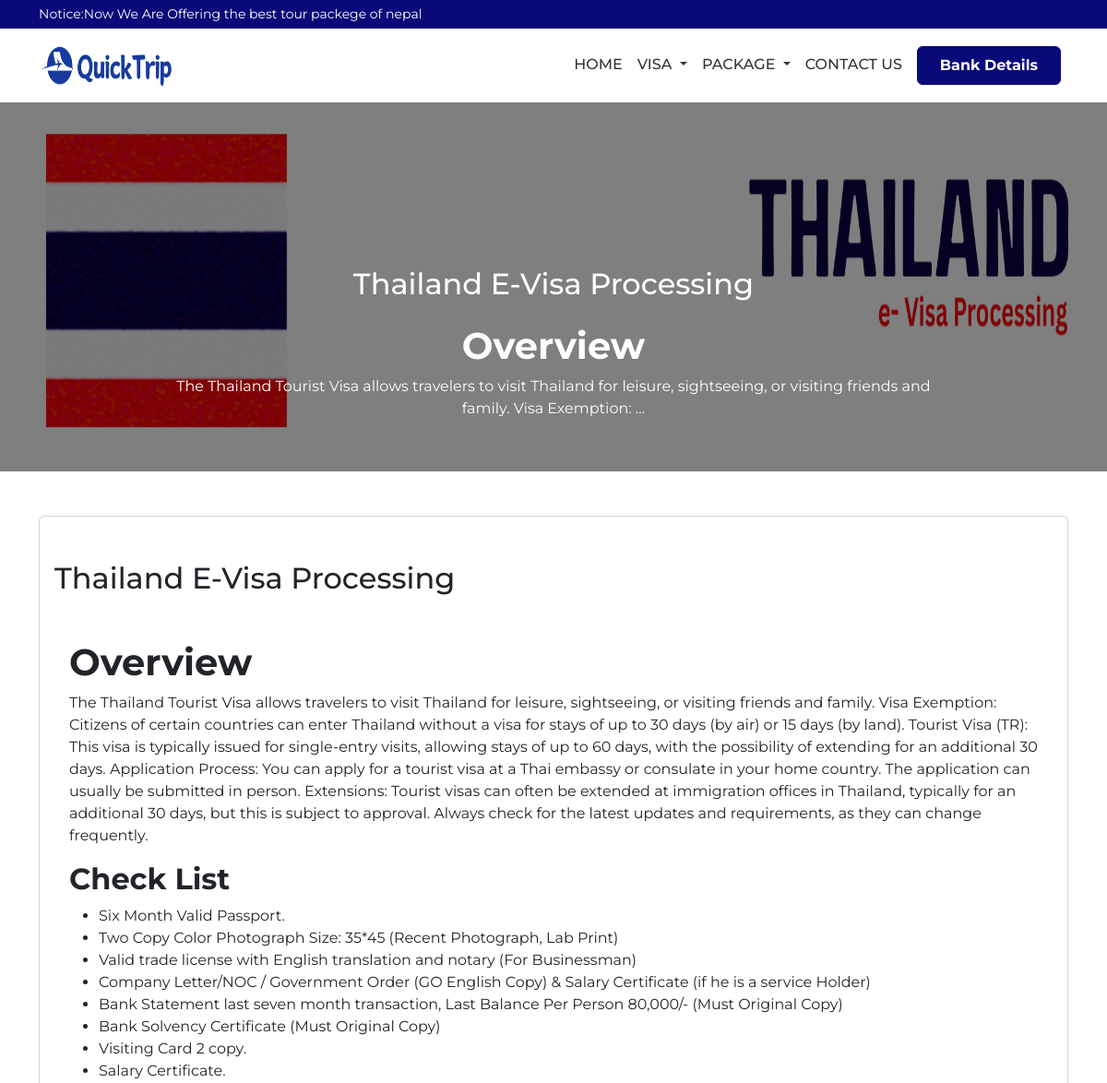
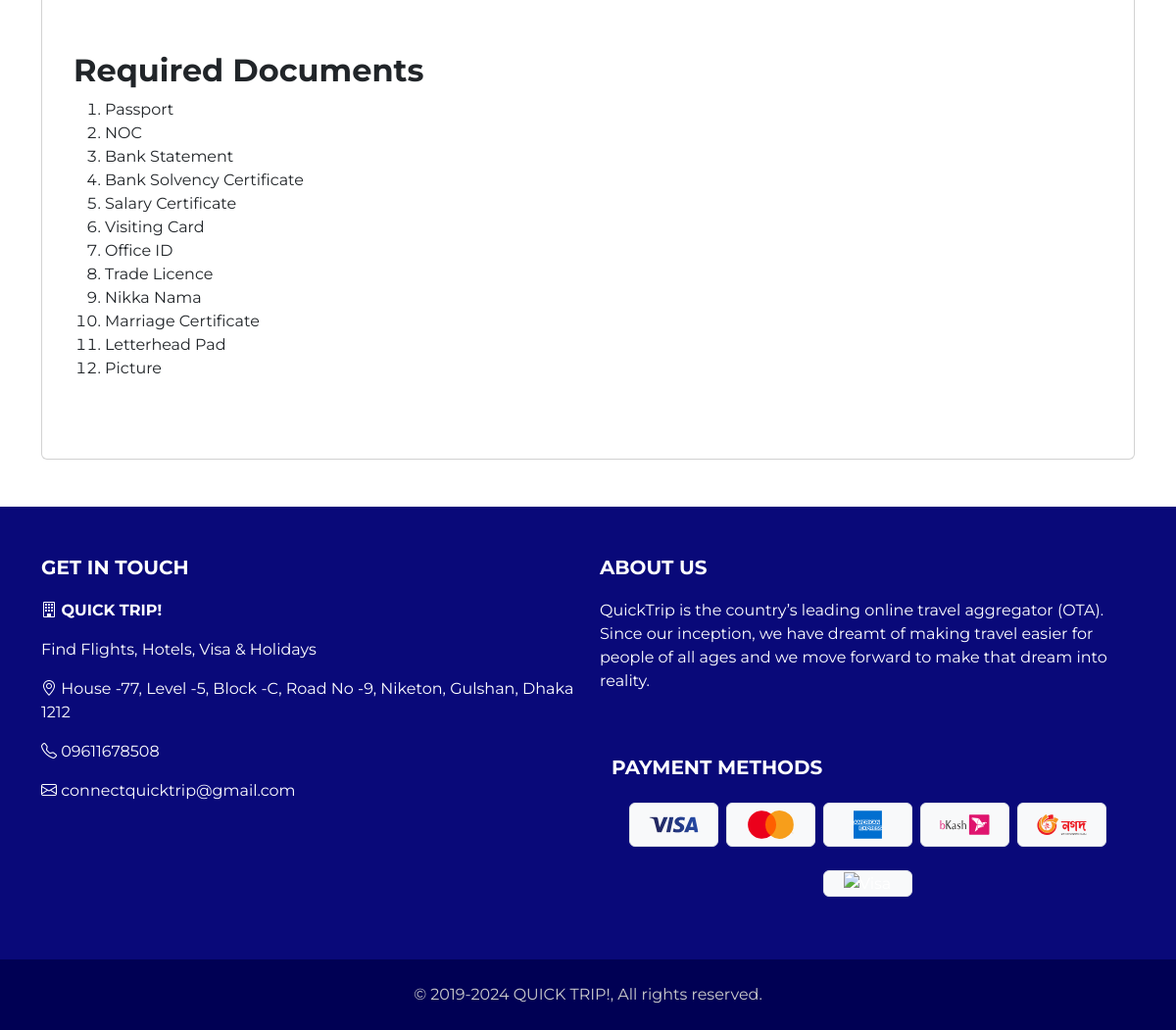
Screenshot of /visa-details/Thailand E-Visa Processing/ with the database file from the repository (2 pictures, top to bottom).
### app/models.py (models this page shows, shortened)
class Information(models.Model):
    sitename = models.CharField(max_length=50,blank=True, null=True)
    site_slogan = models.CharField(max_length=100,blank=True, null=True)
    email = models.EmailField(max_length=100, blank=True, null=True)
    phone = models.CharField(max_length=20, blank=True, null=True)
    logo = models.ImageField(upload_to='img/logos/')
    office_address = models.TextField(blank=True, null=True)
    office_email = models.EmailField(blank=True, null=True)
    office_phone = models.CharField(max_length=20 , blank=True, null=True)
    about_us = models.TextField(blank=True, null=True)
    head_line = models.TextField(blank=True, null=True)

class VisaSilderImage(models.Model):
    visa = models.ForeignKey(VisaList, related_name='images', on_delete=models.CASCADE)
    image = models.ImageField(upload_to='visa_images/')  # Directory for storing images

class VisaList(models.Model):
    visa_name = models.CharField(max_length=100,blank=True, null=True,unique=True)
    content = RichTextUploadingField()

### app/views.py (the view)
# urls.py: path('visa-details/<str:visa_name>/', visa_details, name='visa_details'),
def visa_details(request, visa_name):
    visa_name = unquote(visa_name)
    info = Information.objects.all()[Information.objects.count() - 1]
    visa_list = VisaList.objects.all()
    package_list = PackageList.objects.all()
    bank_details = BankDetails.objects.all()
    visa_details= get_object_or_404(VisaList, visa_name=visa_name)
    images = Slider.objects.filter(is_active=True).order_by('-created_at')
    context={
        'info':info,
        'images':images,
        'visa_list':visa_list,
        'visa_details':visa_details,
        'package_list':package_list,
        'bank_details':bank_details,
    }
    return render(request, 'visa-details.html',context)

### app/templates/visa-details.html (shortened to what this page needs)
{% extends 'base.html' %}
{% block content %}
  <section>
    <div id="carouselExampleSlidesOnly" class="carousel slide h-10" data-bs-ride="carousel" data-bs-interval="3000">
        <div class="carousel-inner">
          {% for image in visa_details.images.all %}
          <div class="carousel-item active">
            <img  src="{{image.image.url}}" class="w-100  d-block " alt="...">
            <div class="overlay"></div>
              <div class="carousel-caption d-flex flex-column justify-content-center">
                <h2>{{visa_details.visa_name}}</h2>
                <p>{{visa_details.content | safe | truncatewords:20}}</p>
              </div>
          </div>
          {% endfor %}
        </div>
      </div>
  </section>
  <section class="container">
    <div class="card py-5 my-5 p-3">
      <div class="card-title title">
        <h2 class="title">{{visa_details.visa_name}}</h2>
      </div>
        <div class="card-body">
            <p>{{visa_details.content|safe}}</p>
        </div>
    </div>
  </section>
 {% endblock content %}

### templates/base.html (shortened to what this page needs)
{% load static %}
<!DOCTYPE html>
<html lang="en">
  <head>
    <link
      rel="stylesheet"
      href="https://cdnjs.cloudflare.com/ajax/libs/bootstrap/5.3.0/css/bootstrap.min.css"
    />
    <link
      rel="stylesheet"
      href="https://cdn.jsdelivr.net/npm/bootstrap-icons@1.11.3/font/bootstrap-icons.min.css"
    />
    <link
      rel="stylesheet"
      href="https://cdnjs.cloudflare.com/ajax/libs/font-awesome/6.7.2/css/all.min.css"
    />
    <link rel="stylesheet" href="{% static 'css/style.css' %}" />
  </head>
  <body>
    <header class="container-fluid top-bar d-sm-block">
      <div class="container d-flex   ">
         <div class="">
          <span>Notice:</span>
         </div>
        <div  class="flex-grow-1">
          <marquee class="font-family-arial">
            {{info.head_line}}</marquee
          >
        </div>
      </div>
    </header>
    <nav class="navbar text-uppercase navbar-expand-lg">
      <div class="container">
        <a class="navbar-brand" href="{% url 'home' %}">
          <img class="img-fluid" src="{{ info.logo.url }}" alt="Logo" />
        </a>
        <div
          class="collapse navbar-collapse justify-content-end"
          id="navbarNav"
        >
          <ul class="navbar-nav">
            <li class="nav-item">
              <a class="menu-item nav-link" href="{% url 'home' %}">Home</a>
            </li>
            <li class="nav-item dropdown">
              <a
                class="nav-link menu-item dropdown-toggle"
                href="#"
                id="dropdownMenuLink"
                role="button"
                data-bs-toggle="dropdown"
                aria-expanded="false"
              >
                Visa
              </a>
            </li>
            <li class="nav-item dropdown">
              <a
                class="nav-link menu-item dropdown-toggle"
                href="#"
                id="navbarDarkDropdownMenuLink"
                role="button"
                data-bs-toggle="dropdown"
                aria-expanded="false"
              >
                Package
              </a>
            </li>
            <li class="nav-item">
              <a class="menu-item nav-link" href="{% url 'contact-us' %}"
                >Contact Us</a
              >
            </li>
            <li class="nav-item px-2">
              <button
                type="button"
                class="btn btn-blue px-4 fw-bold py-2"
                data-bs-toggle="modal"
                data-bs-target="#bankDetailsModal"
              >
                Bank Details
              </button>
            </li>
          </ul>
        </div>
      </div>
    </nav>
    <main>
      {% block content %}{% endblock %}
    </main>
    <section>
      <footer class="footer">
        <div class="container">
          <div class="row d-flex justify-content-around">
            <div class="col-md-6">
              <h5>Get in Touch</h5>
              <p>
                <strong
                  ><i class="bi bi-building"></i> {{info.sitename}}</strong
                >
              </p>
              <p>{{info.site_slogan}}</p>
              <p><i class="bi bi-geo-alt"></i> {{info.office_address}}</p>
              <p><i class="bi bi-telephone"></i> {{info.office_phone}}</p>
              <p><i class="bi bi-envelope"></i> {{info.office_email}}</p>
            </div>
            <div class="col-md-6">
              <h5>About Us</h5>
              <p>{{info.about_us}}</p>
              <div class="container py-5">
                <h5 class="text-white mb-4">Payment Methods</h5>
                <div
                  class="payment row text-center justify-content-center gap-2 align-items-center"
                >
                  <div
                    class="col-4 col-sm-3 col-md-2 bg-light border rounded mb-3"
                  >
                    <img
                      src="{% static 'img\Visa-Card-Logo.svg' %}"
                      class="img-fluid"
                      alt="Visa"
                    />
                  </div>
                  <div
                    class="col-4 col-sm-3 col-md-2 bg-light border rounded mb-3"
                  >
                    <img
                      src="{% static 'img\Master-Card-Logo.svg' %}"
                      class="img-fluid"
                      alt="Visa"
                    />
                  </div>
                  <div
                    class="col-4 col-sm-3 col-md-2 bg-light border rounded mb-3"
                  >
                    <img
                      src="{% static 'img\American-Express-Logo.svg' %}"
                      class="img-fluid"
                      alt="Visa"
                    />
                  </div>
                  <div
                    class="col-4 col-sm-3 col-md-2 bg-light border rounded mb-3"
                  >
                    <img
                      src="{% static 'img\BKash-Horizontal-Logo.svg' %}"
                      class="img-fluid"
                      alt="Visa"
                    />
                  </div>
                  <div
                    class="col-4 col-sm-3 col-md-2 bg-light border rounded mb-3"
                  >
                    <img
                      src="{% static 'img\Nagad-Horizontal-Logo.svg' %}"
                      class="img-fluid"
                      alt="Visa"
                    />
                  </div>
                  <div
                    class="col-4 col-sm-3 col-md-2 bg-light border rounded mb-3"
                  >
                    <img
                      src="{% static 'img\sslcommerce.png' %}"
                      class="img-fluid"
                      alt="Visa"
                    />
                  </div>
                </div>
              </div>
            </div>
          </div>
        </div>
        <div class="footer-bottom py-4 fs-6">
          © 2019-2024 {{info.sitename}}, All rights reserved.
        </div>
      </footer>
    </section>
  </body>
</html>

### static/css/style.css (style rules this page uses)
body { margin: 0; padding: 0; box-sizing: border-box; font-family: "Montserrat", sans-serif; font-optical-sizing: auto; }
.btn-blue { --bs-btn-color: #fff; --bs-btn-bg: #090979; --bs-btn-border-color: #090979; --bs-btn-hover-color: #fff; --bs-btn-hover-bg: #090979; --bs-btn-hover-border-color: #090979; --bs-btn-focus-shadow-rgb: 225, 83, 97; --bs-btn-active-color: #fff; --bs-btn-active-bg: #090979; --bs-btn-active-border-color: #090979; --bs-btn-active-shadow: inset 0 3px 5px rgba(0, 0, 0, 0.125); --bs-btn-disabled-color: #fff; --bs-btn-disabled-bg: #090979; --bs-btn-disabled-border-color: #090979; }
.top-bar { background: #090979; color: white; padding: 5px 20px; font-size: 14px; }
.navbar-brand img { width: 150px; height: 50px; }
.navbar { background: white; padding: 10px 20px; }
.navbar-brand img { height: 50px; }
.menu-item { font-size: 16px; font-weight: 500; color: #333333; text-decoration: none; }
.carousel-item img { height: 400px; object-fit: fill; }
img { width: 100%; height: 100%; }
.footer { background: #090979; color: #fff; padding-top: 50px; }
.footer h5 { font-weight: bold; text-transform: uppercase; margin-bottom: 20px; }
.footer-bottom { background: #000054; color: #ccc; padding: 10px 0; text-align: center; font-size: 14px; }

### templates/base.html (style rules this page uses)
.payment img { max-height: 50px; object-fit: cover; }

### app/templates/visa-details.html (style rules this page uses)
.overlay { position: absolute; top: 0; left: 0; width: 100%; height: 100%; background: rgba(0, 0, 0, 0.5); }

### rows the page displays
Information: head_line "Now We Are Offering the best tour packege of nepal", logo (picture), sitename "QUICK TRIP!", site_slogan "Find Flights, Hotels, Visa & Holidays", office_address "House -77, Level -5, Block -C, Road No -9, Niketon, Gulshan, Dhaka 1212", office_phone "09611678508", office_email "connectquicktrip@gmail.com", about_us "QuickTrip is the country’s leading online travel aggregator (OTA). Since our inception, we have dreamt of making travel easier for people of all ages and we move forward to make that dream into reality."
VisaSilderImage: image (picture)
VisaList: visa_name "Thailand E-Visa Processing", content "Overview The Thailand Tourist Visa allows travelers to visit Thailand for leisure, sightseeing, or visiting friends and family. Visa Exemption: …", content "Overview The Thailand Tourist Visa allows travelers to visit Thailand for leisure, sightseeing, or visiting friends and family. Visa Exemption: Citizens of certain countries can enter Thailand without a visa for stays of up to 30 days (by air) or 15 days (by land). Tourist Visa (TR): This visa is typically issued for single-entry visits, allowing stays of up to 60 days, with the possibility of extending for an additional 30 days. Application Process: You can apply for a tourist visa at a Thai embassy or consulate in your home country. The application can usually be submitted in person. Extensions: Tourist visas can often be extended at immigration offices in Thailand, typically for an…"
